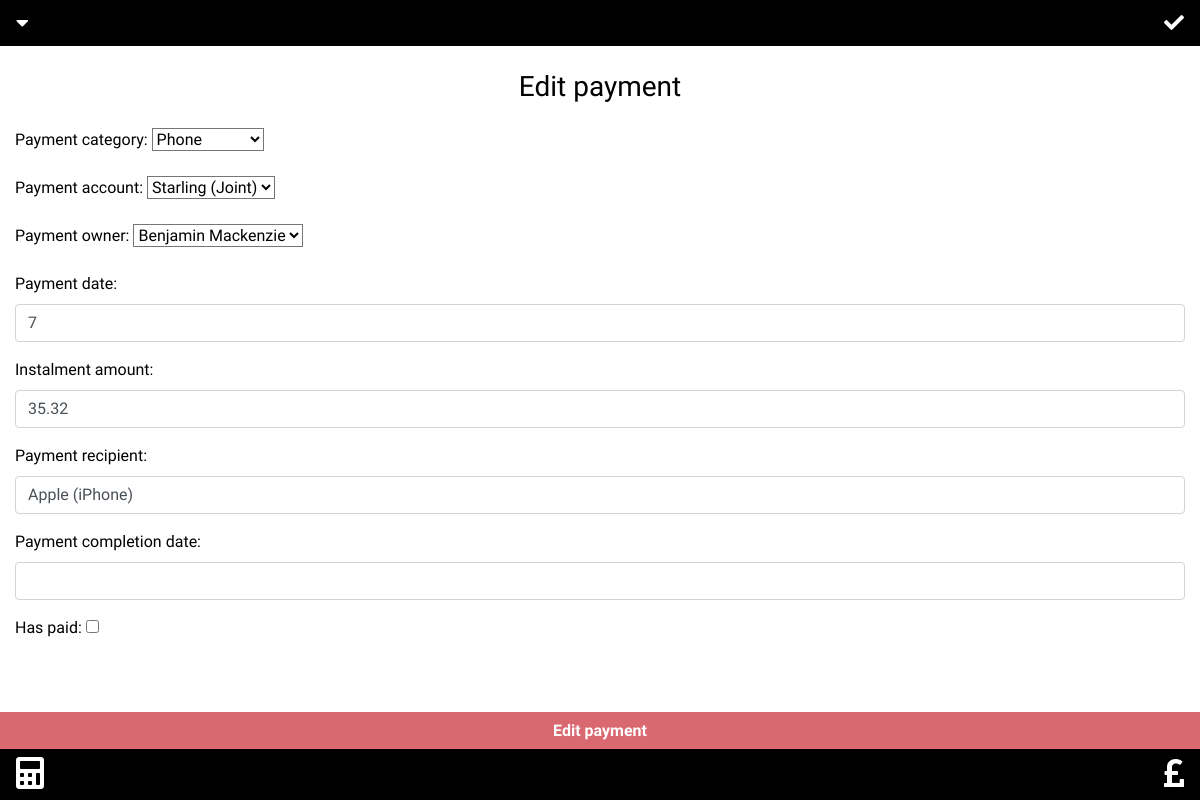
/edit_payment/6, run on the app's committed database.
### monthly_budget/models.py (models this page shows, shortened)
class Payment(models.Model):
    payment_category = models.CharField(max_length=50, null=False, blank=False)
    payment_account = models.CharField(max_length=50, null=False, blank=False, default="Starling (Joint)")
    payment_owner = models.CharField(max_length=50, null=False, blank=False)
    payment_date = models.IntegerField(null=False, blank=False)
    instalment_amount = models.DecimalField(max_digits=6, decimal_places=2, blank=False)
    payment_recipient = models.CharField(max_length=50, null=False, blank=False)
    has_paid = models.BooleanField(null=False, blank=False, default=False)
    payment_completion_date = models.DateField(null=True, blank=True)

### monthly_budget/views.py (the view)
# urls.py: path('edit_payment/<payment_id>', views.edit_payment, name='edit_payment'),
def edit_payment(request, payment_id):
    paymentItem = get_object_or_404(Payment, id=payment_id)
    if request.method == 'POST':
        paymentForm = PaymentForm(request.POST, instance=paymentItem)
        if paymentForm.is_valid():
            paymentForm.save()
            return redirect('get_monthly_budget_list')
    editPaymentForm = PaymentForm(instance=paymentItem)
    payments = Payment.objects.all().order_by('payment_date')
    incomes = Income.objects.all()
    balances = Balance.objects.all()
    sumOfPayments = payments.aggregate(Sum('instalment_amount'))['instalment_amount__sum']
    sumOfIncome = incomes.aggregate(Sum('income_amount'))['income_amount__sum']
    remainingMonthlyPaymentsTotal = payments.filter(has_paid=False).aggregate(Sum('instalment_amount'))['instalment_amount__sum']
    remainingMonthlyPaymentsJoint = payments.filter(has_paid=False, payment_account='Starling (Joint)').aggregate(Sum('instalment_amount'))['instalment_amount__sum']
    differenceBetweenIncomeAndPayments = sumOfIncome - sumOfPayments
    jointAccountBalance = balances.aggregate(Sum('joint_account_balance'))['joint_account_balance__sum']
    jointAccountRequirement = jointAccountBalance - remainingMonthlyPaymentsJoint
    context = {
        'payments': payments,
        'balances': balances,
        'incomes': incomes,
        'sumOfPayments': sumOfPayments,
        'sumOfIncome': sumOfIncome,
        'jointAccountRequirement': jointAccountRequirement,
        'differenceBetweenIncomeAndPayments': differenceBetweenIncomeAndPayments,
        'remainingMonthlyPaymentsTotal': remainingMonthlyPaymentsTotal,
        'remainingMonthlyPaymentsJoint': remainingMonthlyPaymentsJoint,
        'editPaymentForm': editPaymentForm
    }
    return render(request, 'monthly_budget/edit_payment.html', context)

### monthly_budget/forms.py
class PaymentForm(forms.ModelForm):
    class Meta:
        model = Payment
        fields = ['payment_category',
                  'payment_account',
                  'payment_owner',
                  'payment_date',
                  'instalment_amount',
                  'payment_recipient',
                  'payment_completion_date',
                  'has_paid']
        widgets = {
            'payment_category': forms.TextInput(attrs={'class': 'form-control'}),
            'payment_category': forms.Select(choices=category_choices),
            'payment_account': forms.TextInput(attrs={'class': 'form-control'}),
            'payment_account': forms.Select(choices=account_choices),
            'payment_owner': forms.TextInput(attrs={'class': 'form-control'}),
            'payment_owner': forms.Select(choices=owner_choices),
            'payment_date': forms.TextInput(attrs={'class': 'form-control'}),
            'instalment_amount': forms.TextInput(attrs={'class': 'form-control'}),
            'payment_recipient': forms.TextInput(attrs={'class': 'form-control'}),
            'payment_completion_date': forms.DateInput(attrs={'class': 'form-control'})
        }

### monthly_budget/templates/monthly_budget/edit_payment.html (shortened to what this page needs)
{% extends "base.html" %}
{% block content %}
<h3 class="m-4" style="text-align: center;">Edit payment</h3>
<div class="">
    <form method="POST">
        <div class="form-group">
        {{ editPaymentForm.as_p }}
        </div>
        <div class="">
            <p>
                <button class="btn button-colour positioning fixed-bottom rounded-0" style="margin-bottom: 50px;" type="submit"><strong class="button-colour positioning">Edit payment</strong></button>
            </p>
        </div>
    </form>
</div>
{% endblock %}

### monthly_budget/static/css/style.css (style rules this page uses)
* { background-color: white; color: black; font-family: 'Source Sans Pro', sans-serif; font-weight: 400; }
html { margin: 0; overscroll-behavior: none; }
.positioning { display: flex; justify-content: center; align-content: center; width: 100%; }
.button-colour { background-color: #D96871 !important; color:white !important; }

### data on the page
Payment: payment_category "Phone", payment_account "Starling (Joint)", payment_owner "Benjamin Mackenzie", payment_date "7", instalment_amount "35.32", payment_recipient "Apple (iPhone)"
